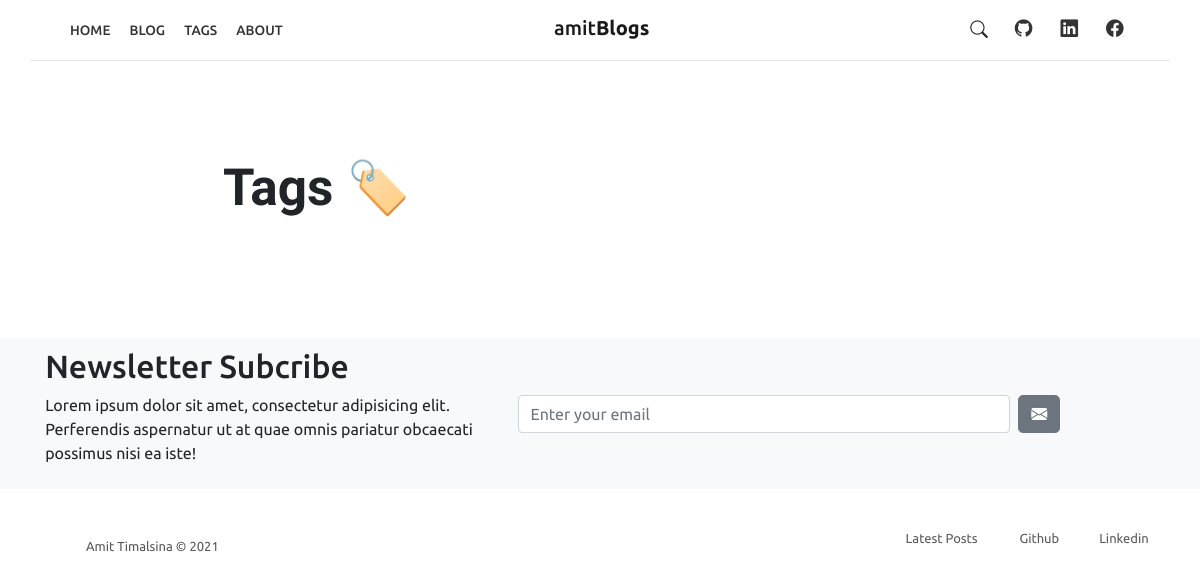
/blog/tags/, run on an earlier commit of the app's database.
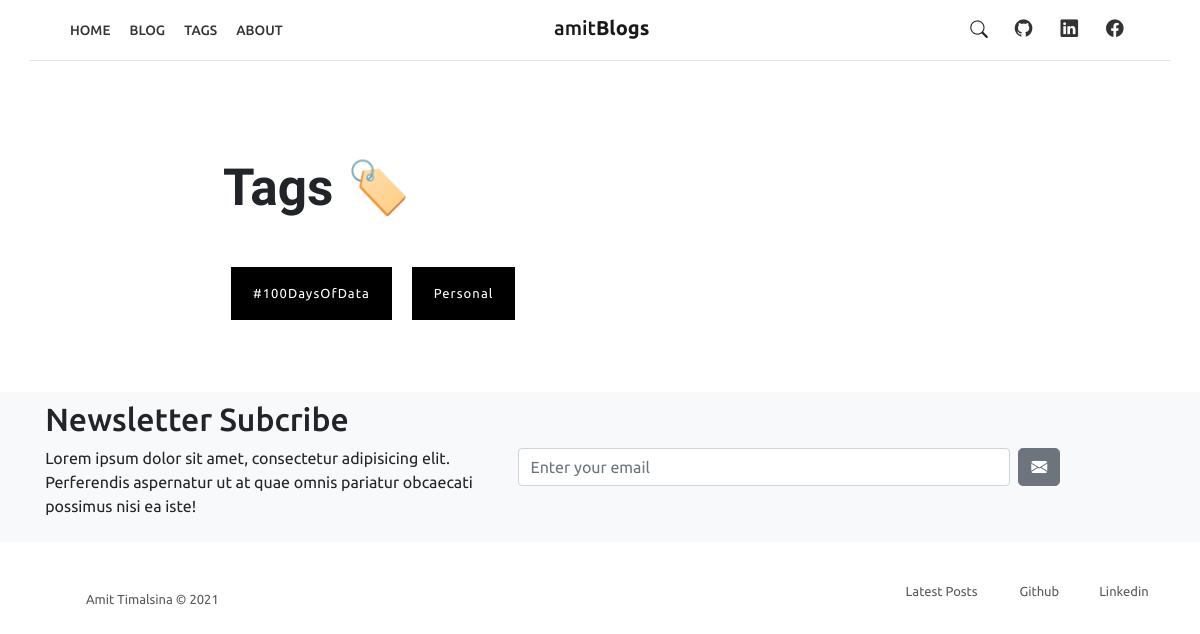
And on a later commit of the database.
### blog/models.py (models this page shows, shortened)
class Tag(models.Model):
    name = models.CharField(max_length=200)
    slug = models.SlugField(null=True, blank=True)
    class Meta:
        ordering = ['name']

### blog/views.py (the view)
# urls.py: path('tags/', views.tags, name='tags'),
def tags(request):
    tags = Tag.objects.all()
    context = {'tags': tags}
    return render(request, 'blog/tags.html', context)

### blog/templates/blog/tags.html (shortened to what this page needs)
{% extends 'blog/main.html' %}
{% load static %}
{% block content %}
<div class="container my-3 my-md-5">
  <div class="row justify-content-center p-5">
    <div class="col-md-10 col-lg-9">
      <h2 class="heading m-0" style="font-size: 3.2rem; font-family: 'Buda', cursive; font-weight: bold;">Tags 🏷️</h2>
    </div>
  </div>
  <div class="row justify-content-center">
    <div class="col-md-10 col-lg-9 px-5 mb-4 text-left">
      {% for tag in tags %}
      <a href="{% url 'tag' tag.slug %}" class="btn btn-dark mx-2">{{ tag.name }}</a>
      {% endfor %}
    </div>
  </div>
</div>
{% endblock content %}

What changed in the data, as far as the page shows it:
added Tag: name "#100DaysOfData"
added Tag: name "Personal"
